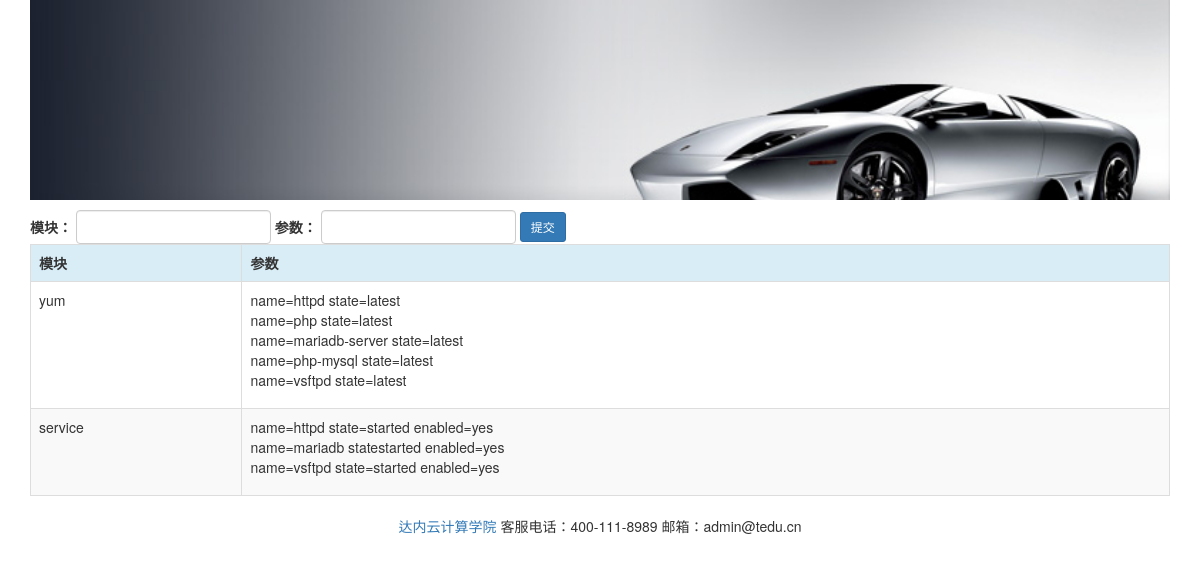
The page /webansi/addmodules/ on the database its author committed.
### webansi/models.py (models this page shows, shortened)
class Module(models.Model):
    module_name = models.CharField(max_length=50)

class Args(models.Model):
    args_text = models.CharField(max_length=100)
    module = models.ForeignKey(Module, on_delete=models.CASCADE)

### webansi/views.py (the view)
def addmodules(request):
    if request.method == 'POST':
        mod = request.POST.get('mod')
        param = request.POST.get('param')
        module = Module.objects.get_or_create(module_name=mod)[0]
        module.args_set.get_or_create(args_text=param)
    modules = Module.objects.all()
    return render(request, 'webansi/addmodules.html', {'modules': modules})

### webansi/templates/webansi/addmodules.html (shortened to what this page needs)
{% extends 'webansi/base.html' %}
{% block content %}
    <form role="form" action="" method="post" class="form-inline">
        <div class="form-group">
            <label class="control-label">模块：</label>
            <input type="text" class="form-control" name="mod">
        </div>
        <div class="form-group">
            <label class="control-label">参数：</label>
            <input type="text" class="form-control" name="param">
        </div>
        <input class="btn btn-primary btn-sm" type="submit" value="提交">
    </form>
    <table class="table table-bordered table-striped">
            <tr class="info">
                <th>模块</th>
                <th>参数</th>
            </tr>
            {% for m in modules %}
                <tr>
                    <td>{{ m.module_name }}</td>
                    <td>
                        <ul class="list-unstyled">
                            {% for args in m.args_set.all %}
                                <li>{{ args.args_text }}</li>
                            {% endfor %}
                        </ul>
                    </td>
                </tr>
            {% endfor %}
        </table>
{% endblock %}

### rows shown on the page
Module: module_name "yum"
Args: args_text "name=httpd state=latest"
Args: args_text "name=php state=latest"
Args: args_text "name=mariadb-server state=latest"
Args: args_text "name=php-mysql state=latest"
Args: args_text "name=vsftpd state=latest"
Module: module_name "service"
Args: args_text "name=httpd state=started enabled=yes"
Args: args_text "name=mariadb statestarted enabled=yes"
Args: args_text "name=vsftpd state=started enabled=yes"
